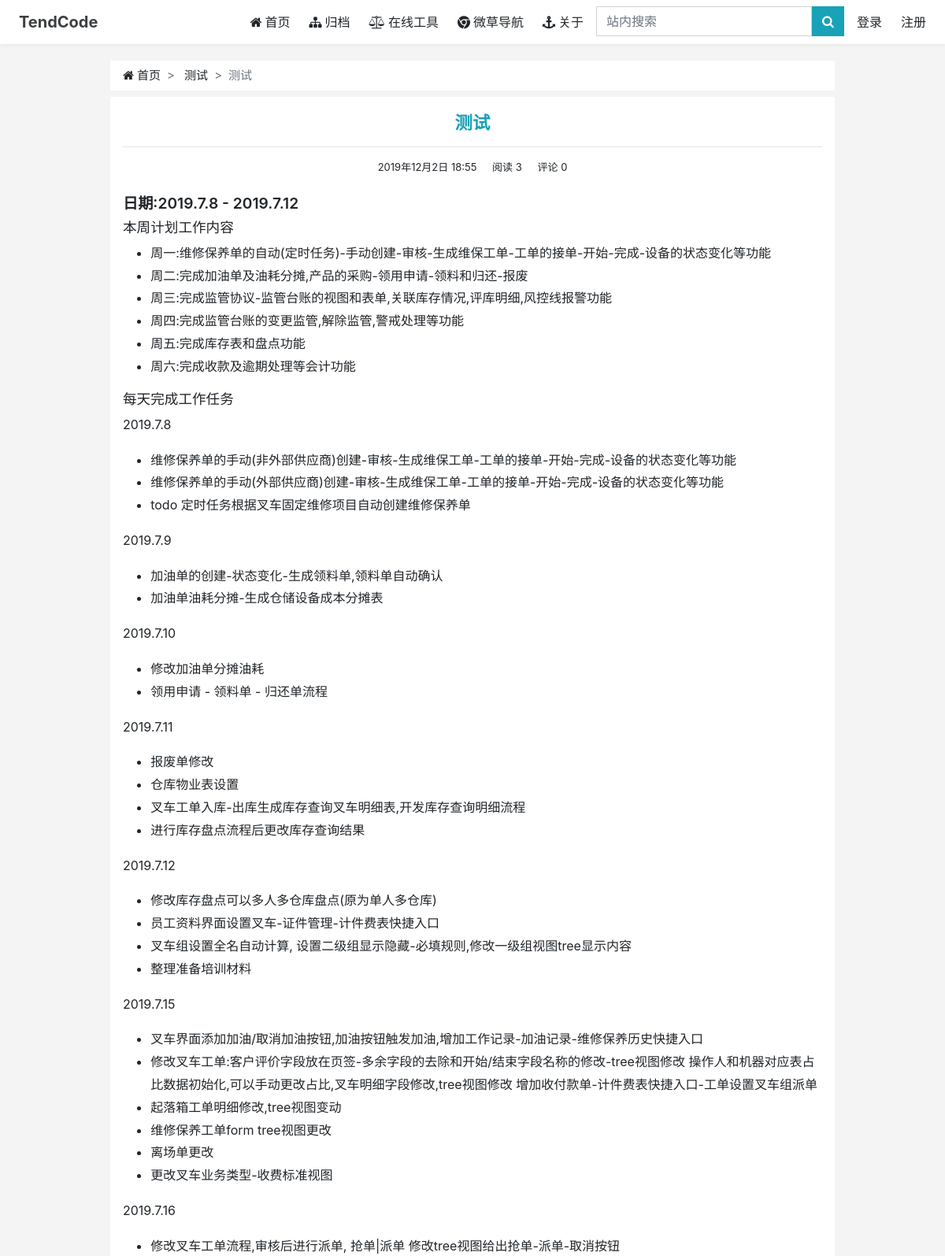
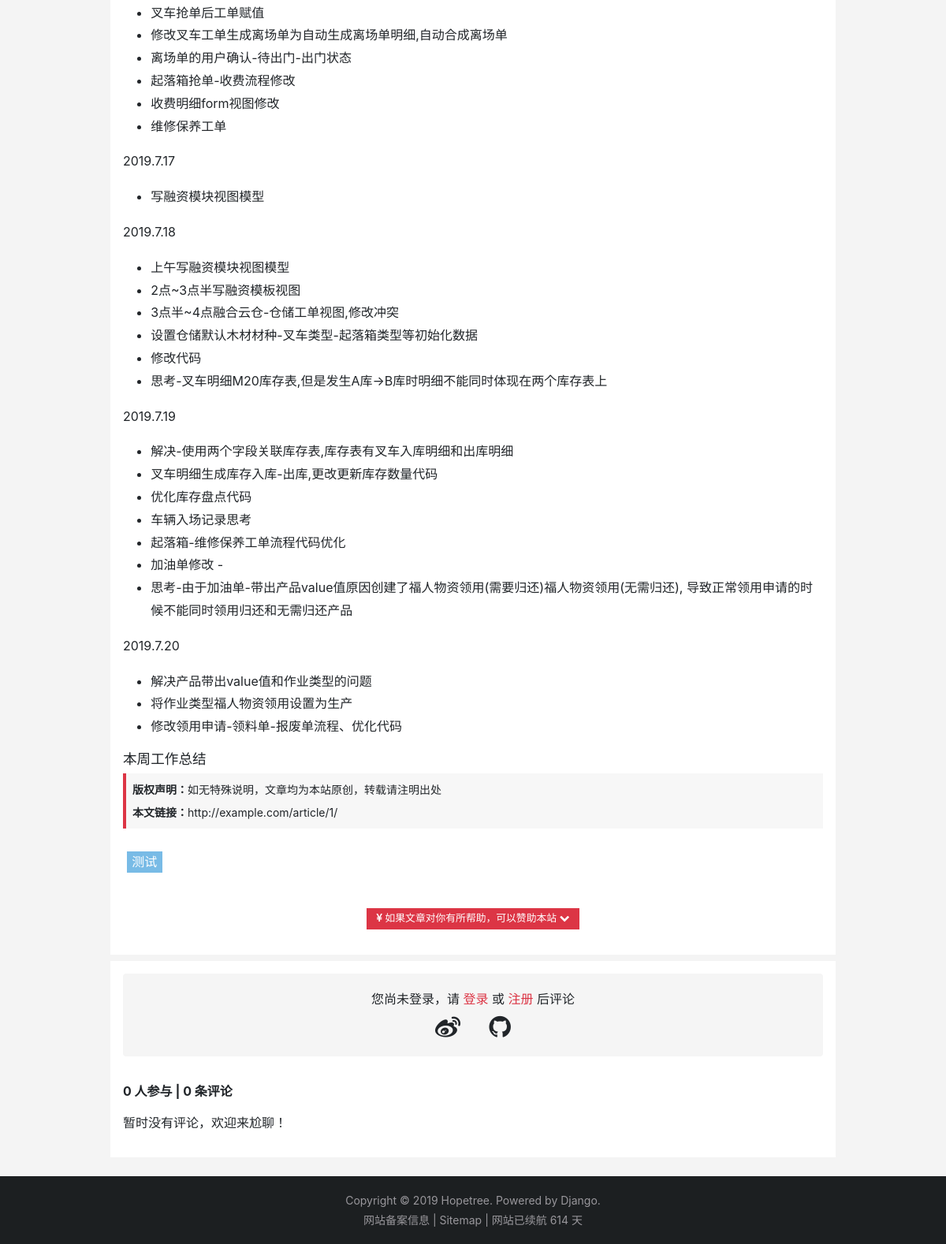
The app's page /article/1/ with its own data (2 pictures, top to bottom).
### apps/blog/models.py (models this page shows, shortened)
class Article(models.Model):
    IMG_LINK = '/static/blog/img/summary.png'
    author = models.ForeignKey(settings.AUTH_USER_MODEL, verbose_name='作者', on_delete=models.PROTECT)
    title = models.CharField(max_length=150, verbose_name='文章标题')
    summary = models.TextField('文章摘要', max_length=230, default='文章摘要等同于网页description内容，请务必填写...')
    body = models.TextField(verbose_name='文章内容')
    img_link = models.CharField('图片地址', default=IMG_LINK, max_length=255)
    create_date = models.DateTimeField(verbose_name='创建时间', auto_now_add=True)
    update_date = models.DateTimeField(verbose_name='修改时间', auto_now=True)
    views = models.IntegerField('阅览量', default=0)
    slug = models.SlugField(unique=True)
    is_top = models.BooleanField('置顶', default=False)
    category = models.ForeignKey(Category, verbose_name='文章分类', on_delete=models.PROTECT)
    tags = models.ManyToManyField(Tag, verbose_name='标签')
    keywords = models.ManyToManyField(Keyword, verbose_name='文章关键词',
                                      help_text='文章关键词，用来作为SEO中keywords，最好使用长尾词，3-4个足够')
    class Meta:
        verbose_name = '文章'
        verbose_name_plural = verbose_name
        ordering = ['-create_date']
    def get_absolute_url(self):
        return reverse('blog:detail', kwargs={'slug': self.slug})
    def update_views(self):
        self.views += 1
        self.save(update_fields=['views'])
    def get_pre(self):
        return Article.objects.filter(id__lt=self.id).order_by('-id').first()
    def get_next(self):
        return Article.objects.filter(id__gt=self.id).order_by('id').first()

class Category(models.Model):
    name = models.CharField('文章分类', max_length=20)
    slug = models.SlugField(unique=True)
    description = models.TextField('描述', max_length=240, default=settings.SITE_DESCRIPTION,
                                   help_text='用来作为SEO中description,长度参考SEO标准')
    class Meta:
        verbose_name = '分类'
        verbose_name_plural = verbose_name
        ordering = ['name']
    def __str__(self):
        return self.name
    def get_absolute_url(self):
        return reverse('blog:category', kwargs={'slug': self.slug})

class Tag(models.Model):
    name = models.CharField('文章标签', max_length=20)
    slug = models.SlugField(unique=True)
    description = models.TextField('描述', max_length=240, default=settings.SITE_DESCRIPTION,
                                   help_text='用来作为SEO中description,长度参考SEO标准')
    class Meta:
        verbose_name = '标签'
        verbose_name_plural = verbose_name
        ordering = ['id']
    def get_absolute_url(self):
        return reverse('blog:tag', kwargs={'slug': self.slug})

### apps/blog/views.py (the view)
# urls.py: path('article/<slug:slug>/', DetailView.as_view(), name='detail'),  # 文章内容页
class DetailView(generic.DetailView):
    model = Article
    template_name = 'blog/detail.html'
    context_object_name = 'article'
    def get_object(self):
        obj = super(DetailView, self).get_object()
        u = self.request.user
        ses = self.request.session
        the_key = 'is_read_{}'.format(obj.id)
        is_read_time = ses.get(the_key)
        if u != obj.author:
            if not is_read_time:
                obj.update_views()
                ses[the_key] = time.time()
            else:
                now_time = time.time()
                t = now_time - is_read_time
                if t > 60 * 30:
                    obj.update_views()
                    ses[the_key] = time.time()
        ud = obj.update_date.strftime("%Y%m%d%H%M%S")
        md_key = '{}_md_{}'.format(obj.id, ud)
        cache_md = cache.get(md_key)
        if cache_md:
            obj.body, obj.toc = cache_md
        else:
            md = markdown.Markdown(extensions=[
                'markdown.extensions.extra',
                'markdown.extensions.codehilite',
                TocExtension(slugify=slugify),
            ])
            obj.body = md.convert(obj.body)
            obj.toc = md.toc
            cache.set(md_key, (obj.body, obj.toc), 60 * 60 * 12)
        return obj

### apps/blog/context_processors.py (called while the page is built)
def settings_info(request):
    return {
        'site_logo_name': settings.SITE_LOGO_NAME,
        'site_end_title': settings.SITE_END_TITLE,
        'site_description': settings.SITE_DESCRIPTION,
        'site_keywords': settings.SITE_KEYWORDS,
        'tool_flag': settings.TOOL_FLAG,
        'api_flag': settings.API_FLAG,
        'cnzz_protocol': settings.CNZZ_PROTOCOL,
        'beian': settings.BEIAN,
        'my_github': settings.MY_GITHUB,
        'site_verification': settings.MY_SITE_VERIFICATION,
        'site_url': site_full_url(),
        'hao_console': settings.HAO_CONSOLE
    }

### apps/blog/templatetags/blog_tags.py (called while the page is built)
@register.simple_tag
def keywords_to_str(art):
    keys = art.keywords.all()
    return ','.join([key.name for key in keys])

### apps/blog/utils.py (called while the page is built)
def site_protocol():
    protocol = getattr(settings, 'PROTOCOL_HTTPS', 'http')
    return protocol

def site_domain():
    if not django_apps.is_installed('django.contrib.sites'):
        raise ImproperlyConfigured("get site_domain requires django.contrib.sites, which isn't installed.")
    Site = django_apps.get_model('sites.Site')
    current_site = Site.objects.get_current()
    domain = current_site.domain
    return domain

def site_full_url():
    protocol = site_protocol()
    domain = site_domain()
    return '{}://{}'.format(protocol, domain)

### apps/comment/templatetags/comment_tags.py (called while the page is built)
@register.simple_tag
def get_comment_count(entry):
    lis = entry.article_comments.all()
    return lis.count()

@register.simple_tag
def get_parent_comments(entry):
    lis = entry.article_comments.filter(parent=None).order_by("-id")[:20]
    return lis

@register.simple_tag
def get_comment_user_count(entry):
    p = []
    lis = entry.article_comments.all()
    for each in lis:
        if each.author not in p:
            p.append(each.author)
    return len(p)

### apps/blog/templates/blog/detail.html (shortened to what this page needs)
{% extends 'blog/base.html' %}
{% load blog_tags static comment_tags %}
{% load humanize %}
{% block top-file %}
<link href="{% static 'blog/css/detail.css' %}?v=20190918.07" rel="stylesheet">
<link href="{% static 'blog/css/monokai.css' %}?v=20190910.2" rel="stylesheet">
<link href="{% static 'comment/css/base_comment.css' %}?v=20190114.554" rel="stylesheet">
{% endblock %}
{% block base_content %}
<div class="container">
    <div class="row justify-content-center">
        <div class="col-lg-9 col-xl-10">
            <nav aria-label="breadcrumb">
                <ol class="breadcrumb bg-white border-0 rounded-0 mb-2 py-2 f-15">
                    <li class="breadcrumb-item">
                        <i class="fa fa-home mr-1"></i><a href="{% url 'blog:index' %}">首页</a>
                    </li>
                    <li class="breadcrumb-item">
                        <a href="{{ article.category.get_absolute_url }}">{{ article.category}}</a>
                    </li>
                    <li class="breadcrumb-item active d-none d-md-block" aria-current="page">{{ article.title }}</li>
                </ol>
            </nav>
            <div class="card rounded-0 border-0" id="article">
                <div class="card-body px-2 px-md-3 pb-0">
                    <h1 class="card-title text-center font-weight-bold text-info">{{ article.title }}</h1>
                    <hr>
                    <div class="text-center f-13">
                        <span class="mx-2" data-toggle="tooltip" data-placement="bottom"
                              title="最后编辑于{{ article.update_date|date:'Y年m月d日' }}">{{ article.create_date }}</span>
                        <span class="mx-2">阅读 {{ article.views }}</span>
                        <a class="mx-2 to-com" href="#comment-block">评论 {% get_comment_count article %}</a>
                    </div>
                    <div class="article-body mt-4 f-17" style="line-height:1.8">
                        {{ article.body|safe }}
                        <blockquote class="p-1 f-14" style="border-left: 4px solid #dc3545;">
                            <p class="m-1"><strong>版权声明：</strong>如无特殊说明，文章均为本站原创，转载请注明出处</p>
                            <p class="m-1"><strong>本文链接：</strong>{{ site_url }}{{ article.get_absolute_url }}</p>
                        </blockquote>
                    </div>
                    <div class="tag-cloud my-4">
                        {% for tag in article.tags.all %}
                        <a class="tags f-16" href="{{ tag.get_absolute_url }}">{{ tag.name }}</a>
                        {% endfor %}
                    </div>
                    {% include 'blog/tags/reward.html' %}
                </div>
            </div>
            <div class="card mt-2 rounded-0 border-0" id="comment-block">
                {% include 'comment/comment_form.html' %}
                {% get_parent_comments article as comment_list %}
                {% include 'comment/comment_list.html' %}
            </div>
        </div>
    </div>
</div>
{% endblock %}

### apps/comment/templates/comment/comment_list.html
{% load comment_tags oauth_tags %}
{% load humanize %}
<div class="card-body p-2 p-md-3 f-17" id="comment-list">
    <ul class="list-unstyled">
        <div class="mb-3">
            <strong>{% get_comment_user_count article %}&nbsp;人参与&nbsp;|&nbsp;{% get_comment_count article %}&nbsp;条评论</strong>
        </div>
        {% for comment in comment_list %}
        <div class="comment-parent pt-2" id="com-{{ comment.id }}">
            <li class="media">
                {% get_user_avatar_tag comment.author %}
                <div class="media-body ml-2">
                    <a class="float-right small mr-2 rep-btn" href="#editor-block"
                       data-repid="{{ comment.id }}" data-repuser="{{ comment.author.username }}">回复</a>
                    <p class="mt-0 mb-1">
                        {% get_user_link comment.author as user_link_info %}
                        {% if user_link_info.is_verified and user_link_info.link %}
                        <strong >
                            <a href="{{ user_link_info.link }}"
                               title="前往 {{ comment.author }} 的个人网站"
                               target="_blank">{{ comment.author }}
                            </a>
                        </strong>
                        {% else %}
                        <strong title="该用户未认证或没有个人站点">{{ comment.author }}</strong>
                        {% endif %}
                        {% if user_link_info.is_verified %}
                            {% if user_link_info.provider == 'GitHub' %}
                            <i class="fa fa-github" title="Github 绑定用户"></i>
                            {% elif user_link_info.provider == 'Weibo' %}
                            <i class="fa fa-weibo" title="Weibo 绑定用户"></i>
                            {% else %}
                            <i class="fa fa-envelope-o" title="邮箱认证用户"></i>
                            {% endif %}
                        {% endif %}
                        {% if comment.author.is_superuser %}
                        <small class="text-danger">[博主]</small>
                        {% endif %}
                    </p>
                    <p class="small text-muted">{{ forloop.revcounter }}&nbsp;楼&nbsp;-&nbsp;{{ comment.create_date|naturaltime }}</p>
                </div>
            </li>
            <div class="comment-body">{{ comment.content_to_markdown|safe }}</div>
        </div>
        {% get_child_comments comment as child_comments %}
        {% if child_comments %}
        <ul class="list-unstyled ml-4">
            {% for each in child_comments %}
            <div class="comment-child pt-2" id="com-{{ each.id }}">
                <li class="media">
                    {% get_user_avatar_tag each.author %}
                    <div class="media-body ml-2">
                        <a class="float-right small mr-2 rep-btn" href="#editor-block"
                           data-repid="{{ each.id }}" data-repuser="{{ each.author.username }}">回复</a>
                        <p class="mt-0 mb-1">
                            {% get_user_link each.author as each_user_link_info %}
                            {% if each_user_link_info.is_verified and each_user_link_info.link %}
                            <strong >
                                <a href="{{ each_user_link_info.link }}"
                                   title="前往 {{ each.author }} 的个人网站"
                                   target="_blank">{{ each.author }}
                                </a>
                            </strong>
                            {% else %}
                            <strong title="该用户未认证或没有个人站点">{{ each.author }}</strong>
                            {% endif %}
                            {% if each_user_link_info.is_verified %}
                                {% if each_user_link_info.provider == 'GitHub' %}
                                <i class="fa fa-github" title="Github 绑定用户"></i>
                                {% elif each_user_link_info.provider == 'Weibo' %}
                                <i class="fa fa-weibo" title="Weibo 绑定用户"></i>
                                {% else %}
                                <i class="fa fa-envelope-o" title="邮箱认证用户"></i>
                                {% endif %}
                            {% endif %}
                            {% if each.author.is_superuser %}
                            <small class="text-danger">[博主]</small>
                            {% endif %}
                            <i class="fa fa-share"></i>
                            @{{ each.rep_to.author.username }}
                        </p>
                        <p class="small text-muted">{{ each.create_date|naturaltime }}</p>
                    </div>
                </li>
                <div class="comment-body">{{ each.content_to_markdown|safe }}</div>
            </div>
            {% endfor %}
        </ul>
        {% endif %}
        {% empty %}
        暂时没有评论，欢迎来尬聊！
        {% endfor %}
    </ul>
</div>

### apps/blog/static/blog/css/base.css (style rules this page uses)
body { background: #f4f4f4; padding-top:4.8rem; display: -webkit-flex; display: flex; min-height: 100vh; flex-direction: column; }
.container { padding-right: 5px; padding-left: 5px; }
a { color: inherit; }
.h1, h1 { font-size: 1.4em; }
.h3, h3 { font-size: 1.2em; }
.h4, h4 { font-size: 1.1em; }
.f-17 { font-size:13px; }
.f-16 { font-size:12px; }
.f-15 { font-size:11px; }
.f-14 { font-size:10px; }
.f-13 { font-size:9px; }
.breadcrumb-item+.breadcrumb-item::before { content: ">"; }
blockquote { padding: .8em; margin: 0 0 2.2em; border-left: 4px solid #b4b4b4; background: #f7f7f7;; }
.tag-cloud { width: 100%; margin: auto; overflow: hidden; text-align: left; }
.tags { color:#fff; padding: .08rem .4rem; float: left; text-align: center; margin: .3rem; transition: all .5s; }
.tags:nth-child(9n+1) { background:#78BBE6; }
@media (min-width: 576px) { .container { max-width: none; padding-right: 10px; padding-left: 10px; } }
@media (min-width: 576px) { .f-17 { font-size:14px; } }
@media (min-width: 576px) { .f-16 { font-size:13px; } }
@media (min-width: 576px) { .f-15 { font-size:12px; } }
@media (min-width: 576px) { .f-14 { font-size:11px; } }
@media (min-width: 576px) { .f-13 { font-size:10px; } }
@media (min-width: 768px) { .container { max-width: 750px; padding-right: 12px; padding-left: 12px; } }
@media (min-width: 768px) { .f-17 { font-size:16px; } }
@media (min-width: 768px) { .f-16 { font-size:15px; } }
@media (min-width: 768px) { .f-15 { font-size:14px; } }
@media (min-width: 768px) { .f-14 { font-size:13px; } }
@media (min-width: 768px) { .f-13 { font-size:12px; } }
@media (min-width: 992px) { .container { max-width: 970px; padding-right: 15px; padding-left: 15px; } }
@media (min-width: 1200px) { .container { max-width: 1140px; } }
@media (min-width: 1200px) { .f-17 { font-size:17px; } }
@media (min-width: 1200px) { .f-16 { font-size:16px; } }
@media (min-width: 1200px) { .f-15 { font-size:15px; } }
@media (min-width: 1200px) { .f-14 { font-size:14px; } }
@media (min-width: 1200px) { .f-13 { font-size:13px; } }

### apps/blog/static/blog/css/detail.css (style rules this page uses)
.f-17 { font-size: 15px; }
.article-body h3 { font-weight:600; }
.article-body p { margin-bottom:1em; }
.article-body ul, .article-body ol { padding-left:2.2em; }
blockquote { margin: 0 0 .5em; }
@media (min-width: 576px) { .f-17 { font-size: 15px; } }
@media (min-width: 768px) { .f-17 { font-size: 16px; } }

### records on screen
Article: category "测试", title "测试", create_date "2019年12月2日 18:55", views "3", id "0", body "日期:2019.7.8 - 2019.7.12 本周计划工作内容 周一:维修保养单的自动(定时任务)-手动创建-审核-生成维保工单-工单的接单-开始-完成-设备的状态变化等功能 周二:完成加油单及油耗分摊,产品的采购-领用申请-领料和归还-报废 周三:完成监管协议-监管台账的视图和表单,关联库存情况,评库明细,风控线报警功能 周四:完成监管台账的变更监管,解除监管,警戒处理等功能 周五:完成库存表和盘点功能 周六:完成收款及逾期处理等会计功能 每天完成工作任务 2019.7.8 维修保养单的手动(非外部供应商)创建-审核-生成维保工单-工单的接单-开始-完成-设备的状态变化等功能 维修保养单的手动(外部供应商)创建-审核-生成维保工单-工单的接单-开始-完成-设备的状态变化等功能 todo 定时任务根据叉车固定维修项目自动创建维修保养单 2019.7.9 加油单的创建-状态变化-生成领料单,领料单自动确认 加油单油耗分摊-生成仓储设备成本分摊表 2019.7.10 修改加油单分摊油耗 领用申请 - 领料单 - 归还单流程 2019.7.11 报废单修改 仓库物业表设置 叉车工单入库-出库生成库存查询叉车明细表,开发库存查询明细流程 进行库存盘点流程后更改库存查询结果 2019.7.12 修改库存盘点可以多人多仓库盘点(原为单人多仓库) 员工资料界面设置叉车-证件管理-计件费表快捷入口 叉车组设置全名自动计算, 设置二级组显示隐藏-必填规则,修改一级组视图tree显示内容 整理准备培训材料 2019.7.15…", get_absolute_url "/article/1/"
Tag: name "测试"

### other values on screen
{{ site_logo_name }} "TendCode"
{{ hao_console.name }} "微草导航"
{{ site_url }} "http://example.com"
{{ beian }} "网站备案信息"
